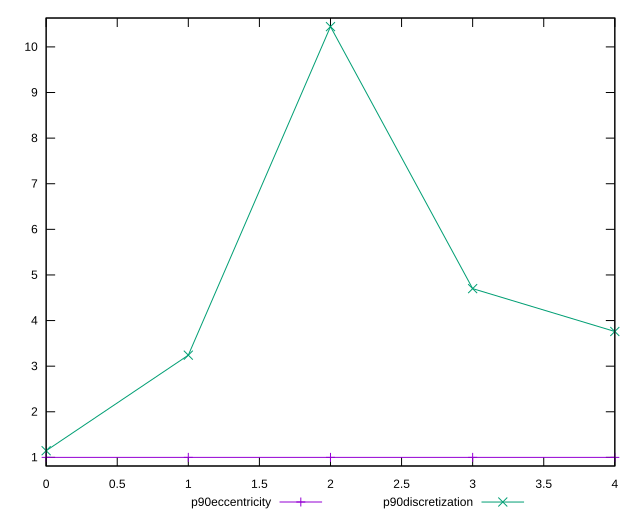

Recreate this plot in gnuplot.
reset

$p90Eccentricity <<EOF
0 0.9999999999999999
1 1
2 1
3 1.0000000000000002
4 1.0000000000000007
EOF

$p90Discretization <<EOF
0 1.146341463414634
1 3.2413793103448274
2 10.444444444444445
3 4.7
4 3.76
EOF

set key outside below
set xrange [0:4]
set yrange [0.811111111111111:10.633333333333333]
set trange [0.811111111111111:10.633333333333333]
set terminal svg size 640, 520 enhanced background rgb 'white'
set output "report_00020_2021-02-19T21:17:38.612Z2/cumulative-layout-shift/progression/eccentricity.svg"

plot $p90Eccentricity title "p90eccentricity" with linespoints, \
     $p90Discretization title "p90discretization" with linespoints

reset
